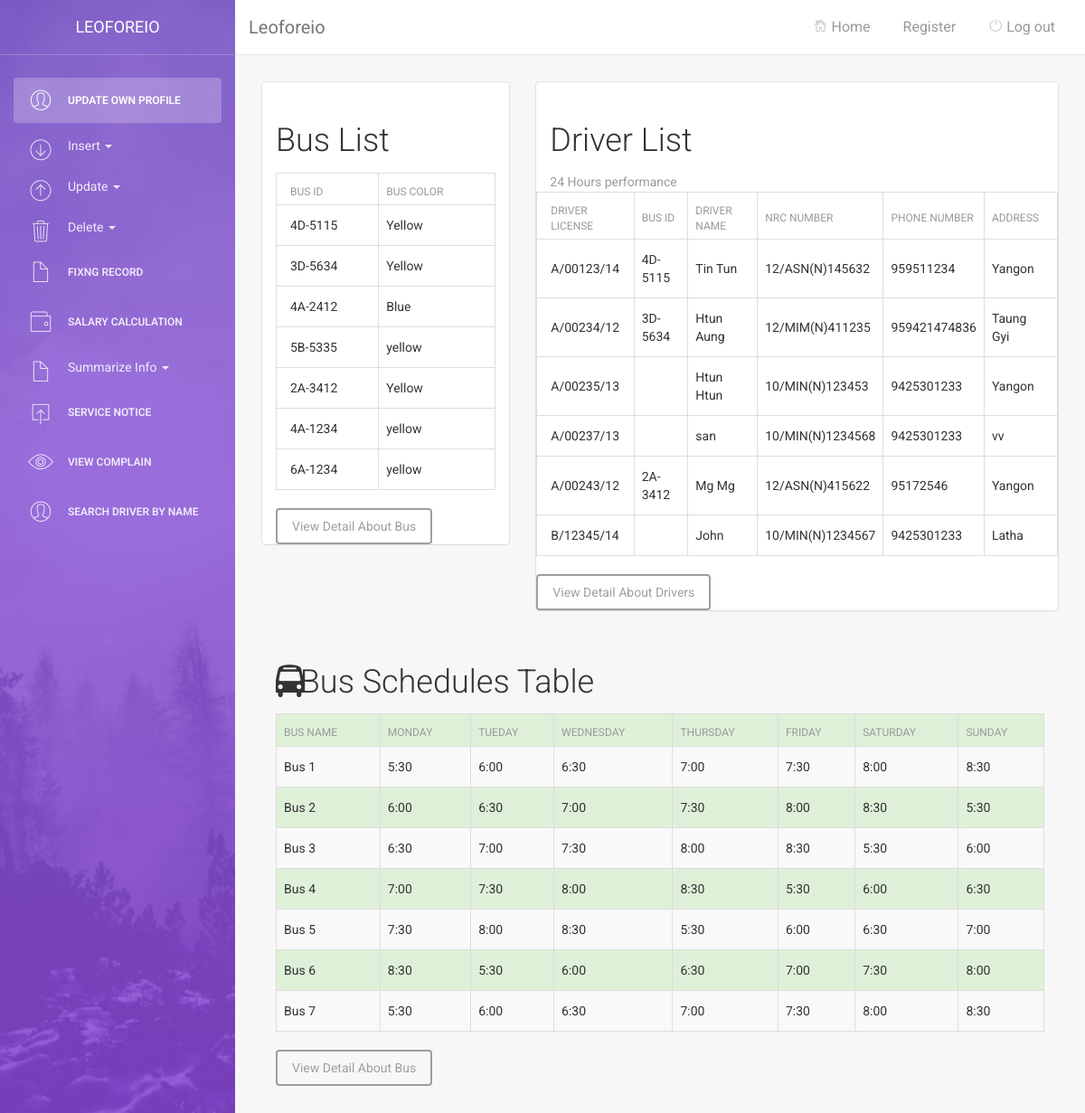
Page /AdminHome.php on the committed database.
### tables this page shows
CREATE TABLE IF NOT EXISTS `bus` (
  `No` int(11) NOT NULL AUTO_INCREMENT,
  `busID` varchar(10) NOT NULL DEFAULT '',
  `busColor` varchar(30) DEFAULT NULL,
  PRIMARY KEY (`No`,`busID`)
);

CREATE TABLE IF NOT EXISTS `driver` (
  `driverId` varchar(50) NOT NULL DEFAULT '',
  `busId` varchar(20) NOT NULL DEFAULT '',
  `driverName` varchar(30) DEFAULT NULL,
  `nrcNumber` varchar(30) NOT NULL DEFAULT '',
  `phNumber` bigint(30) DEFAULT NULL,
  `address` varchar(100) DEFAULT NULL,
  PRIMARY KEY (`driverId`,`busId`,`nrcNumber`)
);

### AdminHome.php (the view, shortened to what this page needs)
<!doctype html>
<html lang="en">
<head>
    <link href="assets/css/bootstrap.min.css" rel="stylesheet" />
    <link href="assets/css/animate.min.css" rel="stylesheet"/>
    <link href="assets/css/light-bootstrap-dashboard.css" rel="stylesheet"/>
    <link href="assets/css/demo.css" rel="stylesheet" />
    <link href="http://maxcdn.bootstrapcdn.com/font-awesome/4.2.0/css/font-awesome.min.css" rel="stylesheet">
    <link href="assets/css/pe-icon-7-stroke.css" rel="stylesheet" />
</head>
<body>
<div class="wrapper">
    <div class="sidebar" data-color="purple" data-image="assets/img/sidebar-5.jpg">
    	<div class="sidebar-wrapper">
            <div class="logo">
             <a href="" class="simple-text">Leoforeio</a>
            </div>
            <ul class="nav">
                <li class="active">
                    <a href="updateInfo.php">
                        <i class="pe-7s-user"></i>
                        <p>Update Own Profile</p>
                    </a>
                </li>
             <li class="dropdown">
                              <a href="" class="dropdown-toggle" data-toggle="dropdown">
                               <i class="pe-7s-bottom-arrow"></i>    Insert
                                    <b class="caret"></b>
                              </a>
                        </li>
                  <li class="dropdown">
                              <a href="" class="dropdown-toggle" data-toggle="dropdown">
                                  <i class="pe-7s-up-arrow"></i>Update
                                    <b class="caret"></b>
                              </a>
                        </li>
                  <li class="dropdown">
                              <a href="" class="dropdown-toggle" data-toggle="dropdown"><i class="pe-7s-trash"></i>
                                   Delete
                                    <b class="caret"></b>
                              </a>
                        </li>
                <li>
                    <a href="fixingRecord.html">
                        <i class="pe-7s-file"></i>
                        <p>Fixng Record</p>
                    </a>
                </li>
                <li>
                    <a href="salary.html">
                        <i class="pe-7s-wallet"></i>
                        <p>Salary Calculation</p>
                    </a>
                </li>
                  <li class="dropdown">
                              <a href="" class="dropdown-toggle" data-toggle="dropdown"><i class="pe-7s-file"></i>
                                   Summarize Info
                                    <b class="caret"></b>
                              </a>
                        </li>
                <li>
                    <a href="serviceNoticeInsert.php">
                        <i class="pe-7s-upload"></i>
                        <p>Service Notice</p>
                    </a>
                <li>
                    <a href="ComplainDetail.php">
                        <i class="pe-7s-look"></i>
                        <p>View Complain</p>
                    </a>
                </li>
                 <li>
                    <a href="Driversearch.php">
                        <i class="pe-7s-user"></i>
                        <p>Search Driver by Name</p>
                    </a>
                </li>
				</ul>
    	</div>
    </div>
    <div class="main-panel">
        <nav class="navbar navbar-default navbar-fixed">
            <div class="container-fluid">
                <div class="navbar-header">
                    <a class="navbar-brand" href="#">Leoforeio</a>
                </div>
                <div class="collapse navbar-collapse">
                    <ul class="nav navbar-nav navbar-right">
                        <li>
                           <a href="AdminHome.php">
                              <i class="pe-7s-home"></i>
                            Home
                            </a>
                        </li>
                         <li class="active">
                              <a href="register.php">
                              Register
                                   </a>
                            </li>
                           <li>
                            <a href="logout.php">
                              <i class="pe-7s-power"></i>  Log out
                            </a>
                        </li>
                    </ul>
                </div>
            </div>
        </nav>
<?php
include 'dbconnect.php';
$sql=$conn->query("Select * from bus  LIMIT 10");
?>
        <div class="content">
            <div class="container-fluid">
                <div class="row">
                    <div class="col-md-4">
                        <div class="card">
                            <div class="header">
                              <h2>Bus List</h2>
                                <div class="table-responsive">
                            <table class="table table-bordered table-hover">
                                <thead>
                                    <tr>
                                        <th>Bus ID</th>
                                        <th>Bus Color</th>
                                    </tr>
                                </thead>
                                <tbody>
                                   <?php foreach ($sql as $row) {?>
                                   <tr>
 		<td><?php 	echo $row['busID']; ?></td>
 		<td><?php	echo $row['busColor']; ?></td>
 		</tr>
 		<?php
}
?>
            </tbody>
          </table>
           <button type="submit" class="btn btn-default" onclick="BusDetail()">View Detail About Bus</button>
            </div>
        </div>
     </div>
 </div>
       <div class="col-md-8">
                        <div class="card">
                            <div class="header">
                                  <h2>Driver List</h2>
                        <p class="category">24 Hours performance</p>
                            </div>
                            <?php  $sql=$conn->query("Select * from driver LIMIT 10");?>
                              <div class="table-responsive">
                            <table class="table table-bordered table-hover " id="dataTables-example">
                                <thead>
                                    <tr>
                                        <th>Driver License</th>
                                        <th>Bus Id</th>
                                        <th>Driver Name</th>
                                        <th>NRC Number</th>
                                        <th>Phone Number</th>
                                        <th>Address</th>
                                    </tr>
                                </thead>
                                <tbody>
                                   <?php foreach ($sql as $row) {?>
                                   <tr>
 		<td><?php 	echo $row['driverId']; ?></td>
 		<td><?php 	echo $row['busId'];?></td>
 		<td><?php 	echo $row['driverName']; ?></td>
 		<td><?php	echo $row['nrcNumber']; ?></td>
 		<td><?php	echo $row['phNumber']; ?></td>
 		<td><?php	echo $row['address']; ?></td>
 		</tr>
 		<?php
}
?>
            </tbody>
                            </table>
                            <button type="submit" class="btn btn-default" onclick="DriverDetail()">View Detail About Drivers</button>
                        </div>
                        </div>
                    </div>
                </div>
			  <div class="col-md-12">
                              <h2><i class="fa fa-bus" aria-hidden="true"></i>    Bus Schedules Table</h2>
                        <div class="table-responsive">
                            <table class="table table-bordered table-hover table-striped">
                                <thead>
                                    <tr  class="success">
                                        <th>Bus Name</th>
                                        <th>Monday</th>
                                        <th>Tueday</th>
                                        <th>Wednesday</th>
                                        <th>Thursday</th>
                                        <th>Friday</th>
                                        <th>Saturday</th>
                                        <th>Sunday</th>
                                    </tr>
                                </thead>
                                <tbody>
                                    <tr>
                                        <td>Bus 1</td>
                                        <td>5:30</td>
                                        <td>6:00</td>
                                        <td>6:30</td>
                                        <td>7:00</td>
                                        <td>7:30</td>
                                        <td>8:00</td>
                                        <td>8:30</td>
                                    </tr>
                                    <tr  class="success">
                                        <td>Bus 2</td>
                                        <td>6:00</td>
                                        <td>6:30</td>
                                        <td>7:00</td>
                                        <td>7:30</td>
                                        <td>8:00</td>
                                        <td>8:30</td>
                                        <td>5:30</td>
                                    </tr>
                                    <tr>
                                        <td>Bus 3</td>
                                        <td>6:30</td>
                                        <td>7:00</td>
                                        <td>7:30</td>
                                        <td>8:00</td>
                                        <td>8:30</td>
                                        <td>5:30</td>
                                        <td>6:00</td>
                                    </tr>
                                    <tr  class="success">
                                        <td>Bus 4</td>
                                        <td>7:00</td>
                                        <td>7:30</td>
                                        <td>8:00</td>
                                        <td>8:30</td>
                                        <td>5:30</td>
                                        <td>6:00</td>
                                        <td>6:30</td>
                                    </tr>
                                    <tr>
                                        <td>Bus 5</td>                                        <td>7:30</td>
                                        <td>8:00</td>
                                        <td>8:30</td>
                                        <td>5:30</td>
                                        <td>6:00</td>
                                        <td>6:30</td>
                                        <td>7:00</td>
                                    </tr>
                                    <tr  class="success">
                                        <td>Bus 6</td>
                                        <td>8:30</td>
                                        <td>5:30</td>
                                        <td>6:00</td>
                                        <td>6:30</td>
                                        <td>7:00</td>
                                        <td>7:30</td>
                                        <td>8:00</td>
                                    </tr>
                                    <tr>
                                       <td>Bus 7</td>
                                        <td>5:30</td>
                                        <td>6:00</td>
                                        <td>6:30</td>
                                        <td>7:00</td>
                                        <td>7:30</td>
                                        <td>8:00</td>
                                        <td>8:30</td>
                                    </tr>
                                </tbody>
                            </table>
                            <button type="submit" class="btn btn-default" onclick="BusDetail()">View Detail About Bus</button>
                        </div>
                    </div>
            </div>
        </div>
    </div>
</div>
</body>
</html>

### rows in the picture
bus: busID "4D-5115", busColor "Yellow"
bus: busID "3D-5634", busColor "Yellow"
bus: busID "4A-2412", busColor "Blue"
bus: busID "5B-5335", busColor "yellow"
bus: busID "2A-3412", busColor "Yellow"
bus: busID "4A-1234", busColor "yellow"
bus: busID "6A-1234", busColor "yellow"
driver: driverId "A/00123/14", busId "4D-5115", driverName "Tin Tun", nrcNumber "12/ASN(N)145632", phNumber "959511234", address "Yangon"
driver: driverId "A/00234/12", busId "3D-5634", driverName "Htun Aung", nrcNumber "12/MIM(N)411235", phNumber "959421474836", address "Taung Gyi"
driver: driverId "A/00235/13", driverName "Htun Htun", nrcNumber "10/MIN(N)123453", phNumber "9425301233", address "Yangon"
driver: driverId "A/00237/13", driverName "san", nrcNumber "10/MIN(N)1234568", phNumber "9425301233", address "vv"
driver: driverId "A/00243/12", busId "2A-3412", driverName "Mg Mg", nrcNumber "12/ASN(N)415622", phNumber "95172546", address "Yangon"
driver: driverId "B/12345/14", driverName "John", nrcNumber "10/MIN(N)1234567", phNumber "9425301233", address "Latha"
